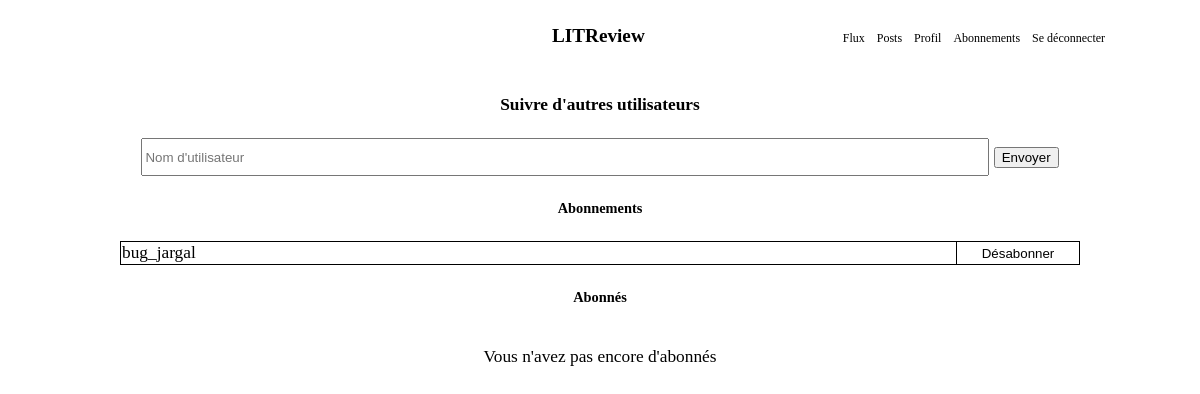
The app's page /abonnements/ (signed in), older data.
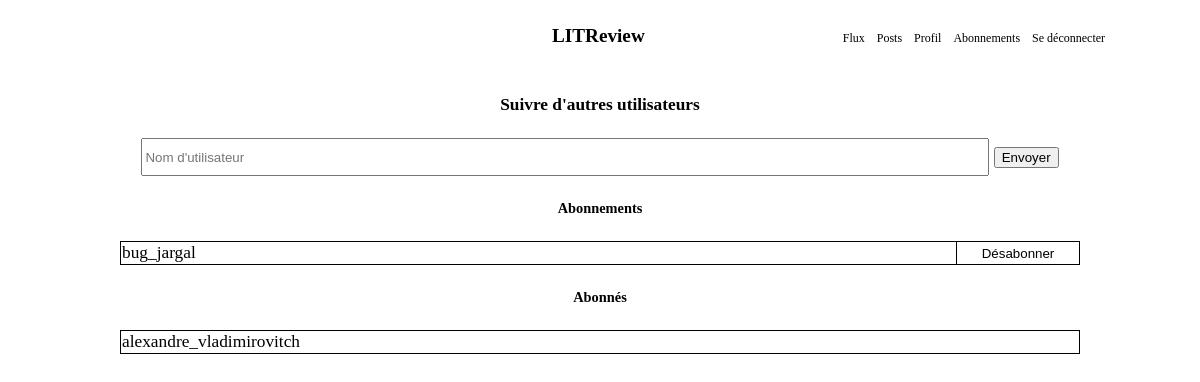
The same page, newer data.
### feed/models.py (models this page shows)
class UserFollow(models.Model):
    user = models.ForeignKey(
        to=settings.AUTH_USER_MODEL, on_delete=models.CASCADE, related_name="following"
    )
    followed_user = models.ForeignKey(
        to=settings.AUTH_USER_MODEL,
        on_delete=models.CASCADE,
        related_name="followed_by",
    )
    class Meta:
        unique_together = (
            "user",
            "followed_user",
        )

### subscriptions/views.py (the view)
# urls.py: path("abonnements/", include("subscriptions.urls")),
@login_required
def subscriptions(request):
    search(request)
    followers = UserFollow.objects.filter(user=request.user)
    followings = UserFollow.objects.filter(followed_user=request.user)
    return render(
        request,
        "subscriptions/subscriptions.html",
        {"followers": followers, "followings": followings},
    )

### templates/subscriptions/subscriptions.html (shortened to what this page needs)
{% extends '../navigation.html' %}
{% block subscriptions %}
<head>
  {% load static %}
  <link rel="stylesheet" type="text/css" href="{% static 'subscription/style.css' %}">
</head>
<div class="subscribe-segment">
	<h4>Suivre d'autres utilisateurs</h4>
	<div class="search-container">
    	<form action="{% url 'search' %}" method=POST>
      	<input class="search-bar" type="text" placeholder="Nom d'utilisateur" name="search">
      	<button type="submit">Envoyer</button>
    	</form>
	</div>
<h5>Abonnements</h5>
{% if followings.exists %}
	<table class="user-follows" id="following">
	 	{% for following in followings %}
			<tr>
	 			<td>{{ following.user }}</td>
				<td class="td-button">
					<button type="button" onclick="location.href='{% url 'unsubscribe' following.id %}'">Désabonner</button>
				</td>
			</tr>
	 	{% endfor %}
	 	</table>
	{% else %}
	 	<p>Vous ne suivez personne pour le moment</p>
	{% endif %}
<h5>Abonnés</h5>
{% if followers.exists %}
	<table class="user-follows" id="follower">
		{% for follower in followers %}
			<tr>
				<td>{{ follower.followed_user }}</td>
			</tr>
 		{% endfor %}
 		</table>
 	{% else %}
 		<p>Vous n'avez pas encore d'abonnés</p>
 	{% endif %}
</div>
{% endblock %}

Row changes from the older to the newer data that the page shows:
added UserFollow: followed_user "alexandre_vladimirovitch", shown under "Abonnés"
Text that changed along with them:
text no longer shown: "Vous n'avez pas encore d'abonnés"
